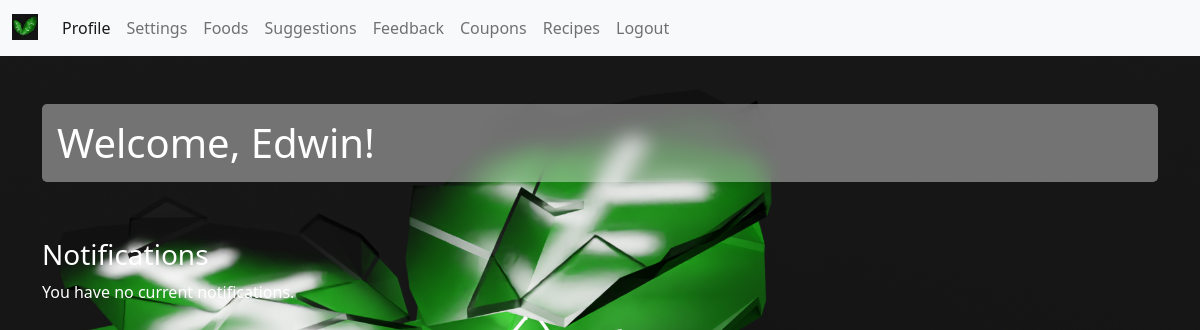
The page /profile (signed in) on the database as committed earlier.
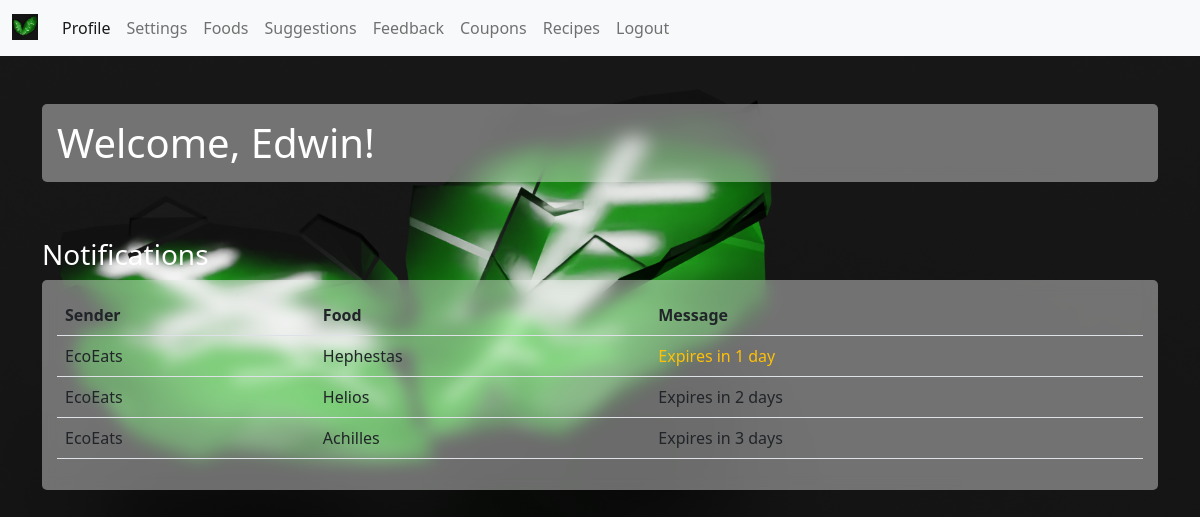
The same page on the database as committed later.
### app/models.py (models this page shows)
class Foods(db.Model):
    id = db.Column(db.Integer, primary_key=True)
    name = db.Column(db.String(100), nullable=False)
    expiry_date = db.Column(db.DateTime, nullable=False)
    date_added = db.Column(db.DateTime, default=datetime.utcnow)
    user_id = db.Column(db.Integer, db.ForeignKey('users.id'))

### app/views.py (the view)
@views.route('/profile')
@login_required
def profile():
    foods = Foods.query.order_by(Foods.expiry_date)
    mails = []
    current = date.today()
    for food in foods:
        expiry = food.expiry_date.date()
        delta = expiry - current
        if current_user.id == food.user.id and delta.days >= 1 and delta.days <= 3:
            mails.append(food)
    return render_template('profile.html', mails=mails, date_current=current)

### app/__init__.py (called while the page is built)
@login_manager.user_loader
def load_user(user_id):
    return Users.query.get(int(user_id))

### app/templates/profile.html (shortened to what this page needs)
<!DOCTYPE html>
<html lang="en">
<head>
  <link rel="stylesheet" , type="text/css" , href="../static/landing_page.css">
</head>
<body class="background white-text bg-dark">
  {% extends 'base.html' %}
  {% set active = 'profile' %}
  {% block content %}
  <h1 class="blurAnimation blur">Welcome, {{ current_user.username|title }}!</h1>
  <br>
  <br>
  <h3>Notifications</h3>
  {% if mails %}
  <div class="blur">
    <table class="table">
      <thead>
        <tr>
          <th scope="col">Sender</th>
          <th scope="col">Food</th>
          <th scope="col">Message</th>
        </tr>
      </thead>
      <tbody>
        {% for mail in mails %}
        <tr>
          <td> EcoEats </td>
          <td> {{ mail.name }} </td>
          {% if (mail.expiry_date.date() - date_current).days == 1 %}
          <td class="text-warning"> Expires in 1 day </td>
          {% elif (mail.expiry_date.date() - date_current).days > 1 %}
          <td> Expires in {{ (mail.expiry_date.date() - date_current).days }} days </td>
          {% else %}
          <td class="text-danger"> Expired </td>
          {% endif %}
        </tr>
        {% endfor %}
      </tbody>
    </table>
  </div>
  {% else %}
  <div class="white-text">You have no current notifications.</div>
  {% endif %}
  {% endblock %}

Rows that differ between the two databases and show on the page:
added Foods: name "Hephestas", shows "Expires in 1 day"
added Foods: name "Helios", (mail.expiry_date.date()-date_current).days "2"
added Foods: name "Achilles", (mail.expiry_date.date()-date_current).days "3"
Other text that changed with them:
text no longer shown: "You have no current notifications."
text now shown: "Sender Food Message"
